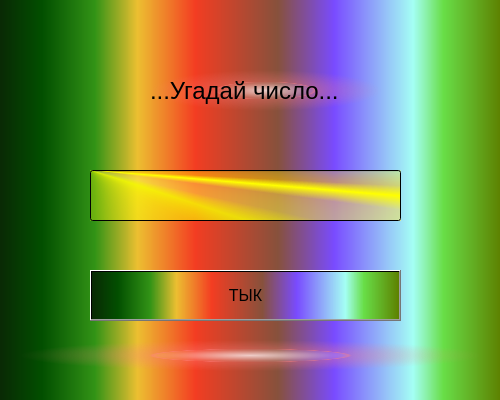
<?xml version="1.0" encoding="UTF-8"?>
<ui version="4.0">
 <class>Dialog</class>
 <widget class="QDialog" name="Dialog">
  <property name="geometry">
   <rect>
    <x>0</x>
    <y>0</y>
    <width>500</width>
    <height>400</height>
   </rect>
  </property>
  <property name="minimumSize">
   <size>
    <width>500</width>
    <height>400</height>
   </size>
  </property>
  <property name="maximumSize">
   <size>
    <width>500</width>
    <height>400</height>
   </size>
  </property>
  <property name="windowTitle">
   <string>Dialog</string>
  </property>
  <property name="styleSheet">
   <string notr="true">background-color: qlineargradient(spread:pad, x1:0, y1:0, x2:1, y2:0, stop:0 rgba(9, 41, 4, 255), stop:0.085 rgba(2, 79, 0, 255), stop:0.19 rgba(50, 147, 22, 255), stop:0.275 rgba(236, 191, 49, 255), stop:0.39 rgba(243, 61, 34, 255), stop:0.555 rgba(135, 81, 60, 255), stop:0.667 rgba(121, 75, 255, 255), stop:0.825 rgba(164, 255, 244, 255), stop:0.885 rgba(104, 222, 71, 255), stop:1 rgba(93, 128, 0, 255));</string>
  </property>
  <widget class="QPushButton" name="pushButton">
   <property name="geometry">
    <rect>
     <x>90</x>
     <y>270</y>
     <width>311</width>
     <height>51</height>
    </rect>
   </property>
   <property name="font">
    <font>
     <family>Segoe UI</family>
     <pointsize>12</pointsize>
    </font>
   </property>
   <property name="text">
    <string>ТЫК</string>
   </property>
  </widget>
  <widget class="QLabel" name="label">
   <property name="geometry">
    <rect>
     <x>150</x>
     <y>70</y>
     <width>231</width>
     <height>41</height>
    </rect>
   </property>
   <property name="font">
    <font>
     <family>Segoe UI</family>
     <pointsize>18</pointsize>
    </font>
   </property>
   <property name="styleSheet">
    <string notr="true">background-color: qradialgradient(spread:pad, cx:0.5, cy:0.5, radius:0.5, fx:0.5, fy:0.5, stop:0 rgba(255, 235, 235, 206), stop:0.35 rgba(255, 188, 188, 80), stop:0.4 rgba(255, 162, 162, 80), stop:0.425 rgba(255, 132, 132, 156), stop:0.44 rgba(252, 128, 128, 80), stop:1 rgba(255, 255, 255, 0));</string>
   </property>
   <property name="text">
    <string>...Угадай число...</string>
   </property>
  </widget>
  <widget class="QLineEdit" name="lineEdit">
   <property name="geometry">
    <rect>
     <x>90</x>
     <y>170</y>
     <width>311</width>
     <height>51</height>
    </rect>
   </property>
   <property name="font">
    <font>
     <family>Segoe UI</family>
     <pointsize>12</pointsize>
    </font>
   </property>
   <property name="styleSheet">
    <string notr="true">background-color: qconicalgradient(cx:0, cy:0, angle:135, stop:0 rgba(255, 255, 0, 69), stop:0.375 rgba(255, 255, 0, 69), stop:0.423533 rgba(251, 255, 0, 145), stop:0.45 rgba(247, 255, 0, 208), stop:0.477581 rgba(255, 244, 71, 130), stop:0.518717 rgba(255, 218, 71, 130), stop:0.55 rgba(255, 255, 0, 255), stop:0.57754 rgba(255, 203, 0, 130), stop:0.625 rgba(255, 255, 0, 69), stop:1 rgba(255, 255, 0, 69));</string>
   </property>
   <property name="placeholderText">
    <string notr="true"/>
   </property>
  </widget>
  <widget class="QLabel" name="label_2">
   <property name="geometry">
    <rect>
     <x>20</x>
     <y>340</y>
     <width>461</width>
     <height>31</height>
    </rect>
   </property>
   <property name="font">
    <font>
     <family>Segoe UI</family>
     <pointsize>12</pointsize>
    </font>
   </property>
   <property name="styleSheet">
    <string notr="true">background-color: qradialgradient(spread:pad, cx:0.5, cy:0.5, radius:0.5, fx:0.5, fy:0.5, stop:0 rgba(255, 235, 235, 206), stop:0.35 rgba(255, 188, 188, 80), stop:0.4 rgba(255, 162, 162, 80), stop:0.425 rgba(255, 132, 132, 156), stop:0.44 rgba(252, 128, 128, 80), stop:1 rgba(255, 255, 255, 0));</string>
   </property>
   <property name="text">
    <string/>
   </property>
  </widget>
 </widget>
 <resources/>
 <connections/>
</ui>
